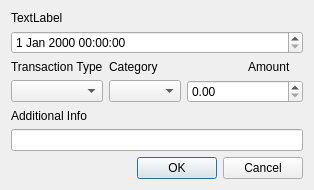
<?xml version="1.0" encoding="UTF-8"?>
<ui version="4.0">
 <class>addTransaction</class>
 <widget class="QDialog" name="addTransaction">
  <property name="geometry">
   <rect>
    <x>0</x>
    <y>0</y>
    <width>314</width>
    <height>188</height>
   </rect>
  </property>
  <property name="windowTitle">
   <string>Dialog</string>
  </property>
  <layout class="QGridLayout" name="gridLayout">
   <item row="7" column="0">
    <widget class="QLabel" name="label_6">
     <property name="text">
      <string>Additional Info</string>
     </property>
    </widget>
   </item>
   <item row="0" column="0">
    <widget class="QLabel" name="label">
     <property name="text">
      <string>TextLabel</string>
     </property>
    </widget>
   </item>
   <item row="10" column="0" colspan="4">
    <widget class="QDialogButtonBox" name="buttonBox">
     <property name="orientation">
      <enum>Qt::Horizontal</enum>
     </property>
     <property name="standardButtons">
      <set>QDialogButtonBox::Cancel|QDialogButtonBox::Ok</set>
     </property>
    </widget>
   </item>
   <item row="1" column="0" colspan="4">
    <widget class="QDateTimeEdit" name="dte_time_date"/>
   </item>
   <item row="6" column="0">
    <widget class="QComboBox" name="cb_category"/>
   </item>
   <item row="8" column="0" colspan="4">
    <widget class="QLineEdit" name="le_info"/>
   </item>
   <item row="3" column="0">
    <widget class="QLabel" name="label_5">
     <property name="text">
      <string>Transaction Type</string>
     </property>
    </widget>
   </item>
   <item row="3" column="3">
    <widget class="QLabel" name="label_2">
     <property name="text">
      <string>Amount</string>
     </property>
    </widget>
   </item>
   <item row="3" column="1">
    <widget class="QLabel" name="label_4">
     <property name="text">
      <string>Category</string>
     </property>
    </widget>
   </item>
   <item row="6" column="1">
    <widget class="QComboBox" name="cb_transaction"/>
   </item>
   <item row="6" column="2" colspan="2">
    <widget class="QDoubleSpinBox" name="dsb_amount"/>
   </item>
  </layout>
 </widget>
 <resources/>
 <connections>
  <connection>
   <sender>buttonBox</sender>
   <signal>accepted()</signal>
   <receiver>addTransaction</receiver>
   <slot>accept()</slot>
   <hints>
    <hint type="sourcelabel">
     <x>248</x>
     <y>254</y>
    </hint>
    <hint type="destinationlabel">
     <x>157</x>
     <y>274</y>
    </hint>
   </hints>
  </connection>
  <connection>
   <sender>buttonBox</sender>
   <signal>rejected()</signal>
   <receiver>addTransaction</receiver>
   <slot>reject()</slot>
   <hints>
    <hint type="sourcelabel">
     <x>316</x>
     <y>260</y>
    </hint>
    <hint type="destinationlabel">
     <x>286</x>
     <y>274</y>
    </hint>
   </hints>
  </connection>
 </connections>
</ui>
